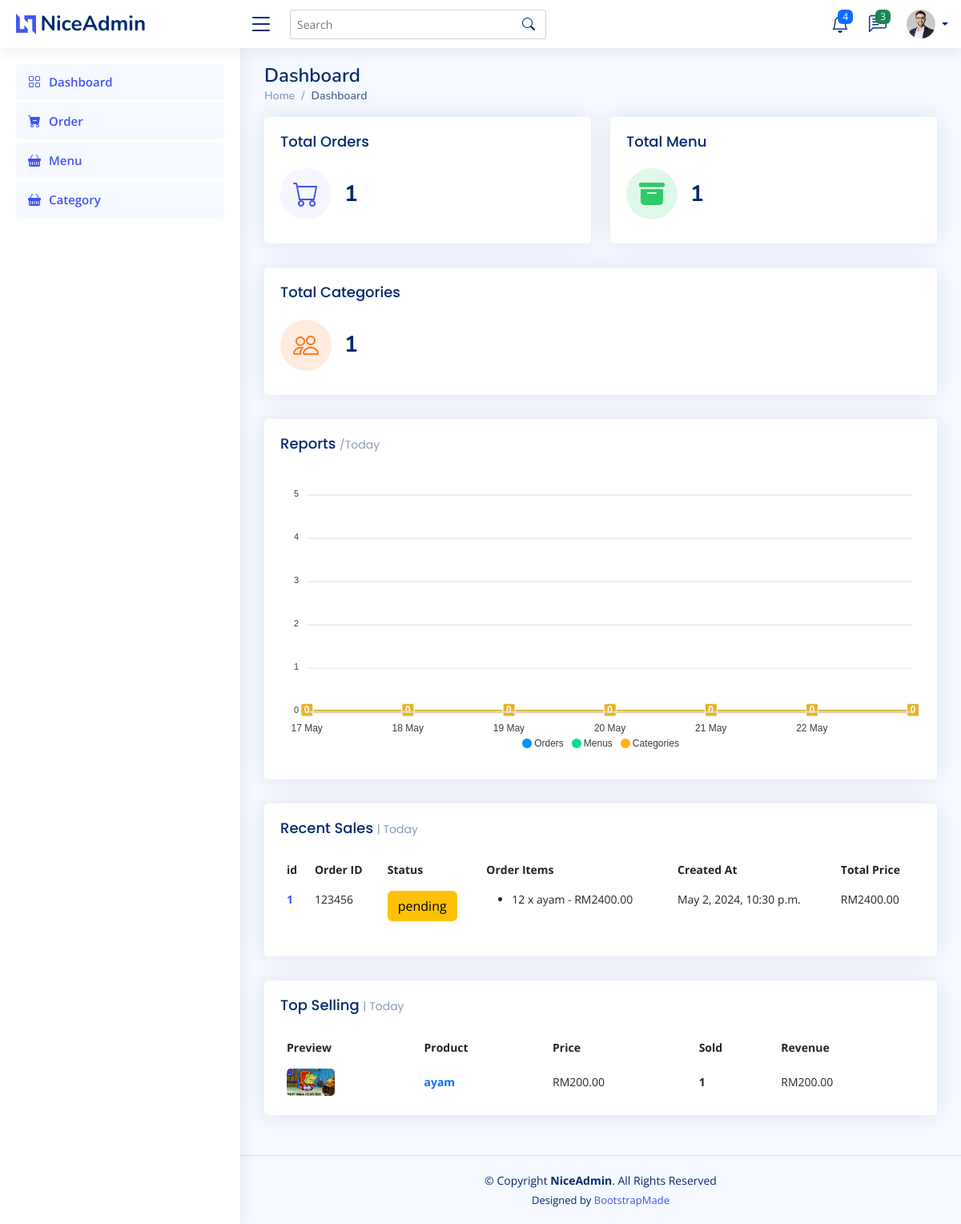
/, run on an earlier commit of the app's database.
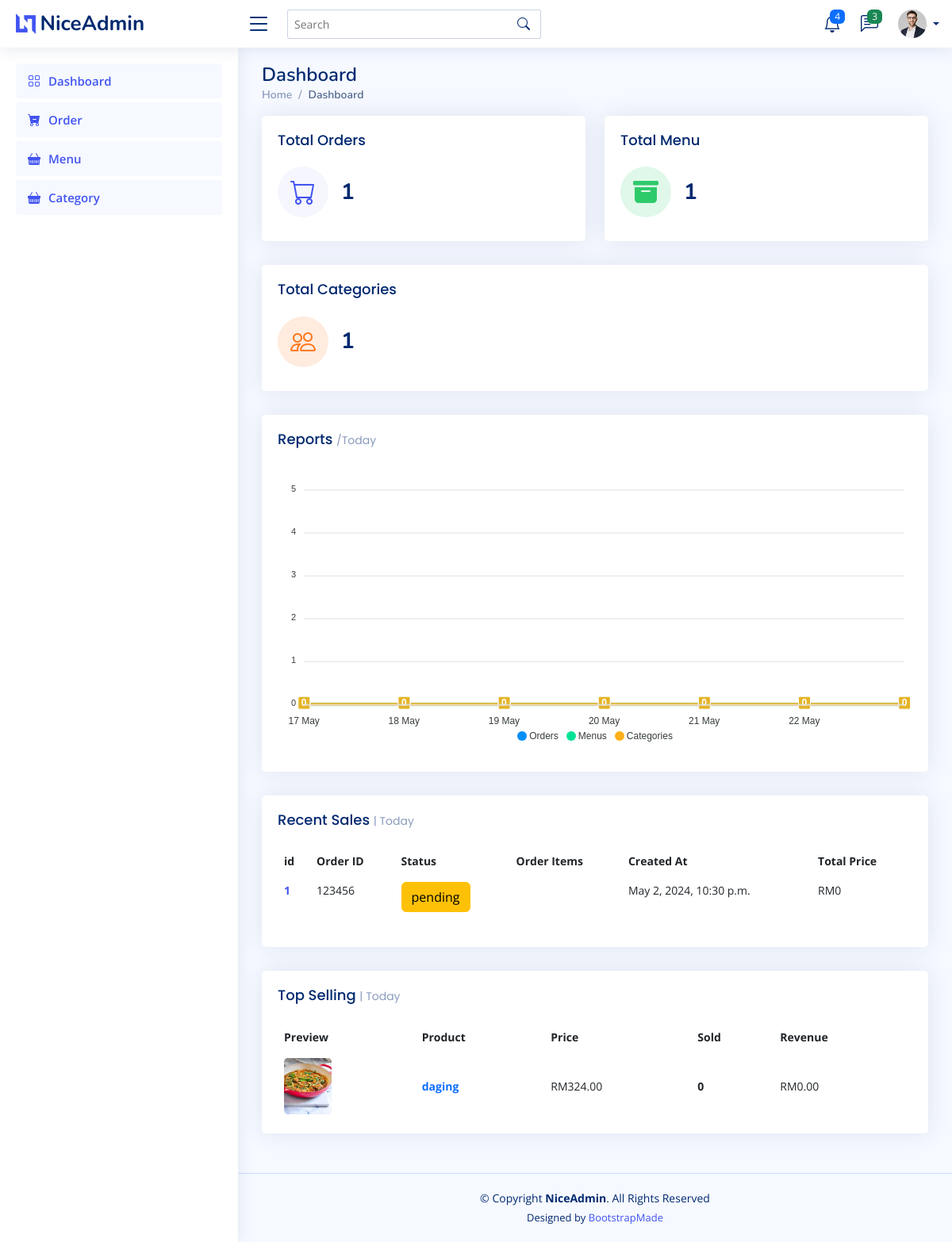
And on a later commit of the database.
### pages/models.py (models this page shows, shortened)
class Order(models.Model):
    order_id = models.CharField(max_length=100)
    name = models.CharField(max_length=100)
    phone_number = models.CharField(max_length=20)
    email = models.CharField(max_length=100, default=None, null=True)
    status_choice = [
        ('pending', 'Pending'),
        ('complete', 'Complete'),
        ('cancelled', 'Cancelled'),
    ]
    status = models.CharField(max_length=20, choices=status_choice)
    menu = models.ManyToManyField(Menu, through='OrderItem')
    created_at = models.DateTimeField(default=datetime.now())

class OrderItem(models.Model):
     order = models.ForeignKey(Order, on_delete=models.CASCADE)
     menu = models.ForeignKey(Menu, on_delete=models.CASCADE)
     quantity = models.PositiveIntegerField()
     def total_price(self):
        return self.quantity * self.menu.price

class Menu(models.Model):
    name = models.CharField(max_length=200)
    description = models.TextField()
    image = models.ImageField(upload_to="menu_images")
    price = models.DecimalField(max_digits=10, decimal_places=2)
    category = models.ForeignKey(Category, on_delete=models.CASCADE)
    created_at = models.DateTimeField(default=datetime.now())

### pages/views.py (the view)
# urls.py: path('', views.dashboard, name="dashboard"),
def dashboard(request):
    orderCount = Order.objects.all().count()
    menuCount = Menu.objects.all().count()
    allCategory = Category.objects.all().count()
    allOrder = Order.objects.all().prefetch_related('orderitem_set__menu')
    for order in allOrder:
        order.total_price = sum(order_item.total_price() for order_item in order.orderitem_set.all())
    top_selling_menu = Menu.objects.annotate(num_orders=Count('order')).order_by('-num_orders')
    for menu in top_selling_menu:
        menu.revenue = menu.order_set.count() * menu.price
    end_date = datetime.now()
    start_date = end_date - timedelta(days=6)
    data = []
    for i in range(7):
        date = start_date + timedelta(days=i)
        orders = Order.objects.filter(created_at__date=date).count()
        menus = Menu.objects.filter(created_at__date=date).count()
        categories = Category.objects.filter(created_at__date=date).count()
        data.append({'date': date.strftime("%Y-%m-%d"), 'orders': orders, 'menus': menus, 'categories': categories})
    return render(request, 'index.html', {'orderCount':orderCount, 'menuCount':menuCount, 'allCategory':allCategory, 'data':data, 'allOrder':allOrder, 'top_selling_menu':top_selling_menu})

### templates/index.html (shortened to what the changed rows need)
{% load static %}
{% include 'header.html' %}
<main id="main" class="main">
    <div class="pagetitle">
      <h1>Dashboard</h1>
    </div>
    <section class="section dashboard">
      <div class="row">
        <div class="col-lg-12">
          <div class="row">
            <div class="col-12">
              <div class="card recent-sales overflow-auto">
                <div class="card-body">
                  <table class="table table-borderless datatable">
                    <thead>
                      <tr>
                        <th scope="col">id</th>
                        <th scope="col">Order ID</th>
                        <th scope="col">Status</th>
                        <th scope="col">Order Items</th>
                        <th scope="col">Created At</th>
                        <th scope="col">Total Price</th>
                      </tr>
                    </thead>
                    <tbody>
                      {% for order in allOrder %}
                      <tr>
                        <th scope="row"><a href="#">{{order.id}}</a></th>
                        <td>{{order.order_id}}</td>
                        <td>
                          {% if order.status == 'pending' %}
                          <button class="btn btn-warning">{{order.status}}</button>
                          {% elif order.status == 'complete' %}
                          <button class="btn btn-success">{{order.status}}</button>
                          {% elif order.status == 'cancelled' %}
                          <button class="btn btn-danger">{{order.status}}</button>
                          {% endif %}
                        </td>
                        <td>
                          <ul>
                              {% for order_item in order.orderitem_set.all %}
                                  <li>
                                      {{ order_item.quantity }} x {{ order_item.menu.name }} -
                                      RM{{ order_item.total_price }}
                                  </li>
                              {% endfor %}
                          </ul>
                        </td>
                        <td>{{order.created_at}}</td>
                        <td>RM{{ order.total_price }}</td>
                      </tr>
                      {% endfor %}
                    </tbody>
                  </table>
                </div>
              </div>
            </div>
            <div class="col-12">
              <div class="card top-selling overflow-auto">
                <div class="card-body pb-0">
                  <table class="table table-borderless">
                    <thead>
                      <tr>
                        <th scope="col">Preview</th>
                        <th scope="col">Product</th>
                        <th scope="col">Price</th>
                        <th scope="col">Sold</th>
                        <th scope="col">Revenue</th>
                      </tr>
                    </thead>
                    <tbody>
                      {% for menu in top_selling_menu %}
                      <tr>
                        <th scope="row"><a href="#"><img src="{{menu.image.url}}" alt=""></a></th>
                        <td><a href="#" class="text-primary fw-bold">{{menu.name}}</a></td>
                        <td>RM{{menu.price}}</td>
                        <td class="fw-bold">{{menu.order_set.count}}</td>
                        <td>RM{{menu.revenue}}</td>
                      </tr>
                      {% endfor %}
                    </tbody>
                  </table>
                </div>
              </div>
            </div>
          </div>
        </div>
      </div>
    </section>
</main>
{% include 'footer.html' %}

What changed in the data, as far as the page shows it:
removed OrderItem: quantity "12", menu.name "ayam", total_price "2400.00"
removed Menu: image (picture), name "ayam", price "200.00", order_set.count "1", revenue "200.00"
computed for Order "pending": total_price "2400.00" → "0"
added Menu: image (picture), name "daging", price "324.00", order_set.count "0", revenue "0.00"
